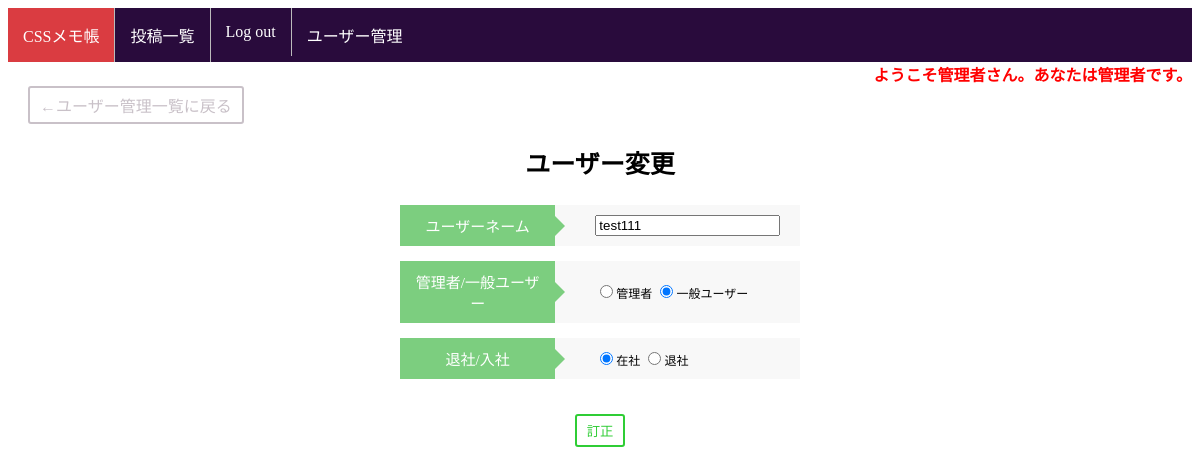
/fix_user.php?id=8 (signed in), run on the app's committed database.
### tables this page shows
CREATE TABLE `gs_user_table` (
  `id` int(12) NOT NULL,
  `name` varchar(64) NOT NULL,
  `lid` varchar(128) NOT NULL,
  `lpw` varchar(64) NOT NULL,
  `kanri_flg` int(1) NOT NULL,
  `life_flg` int(1) NOT NULL,
  `fix` varchar(64) NOT NULL DEFAULT '修正',
  `del` varchar(64) NOT NULL DEFAULT '削除'
);

### fix_user.php (the view, shortened to what this page needs)
<?php
$pdo = db_conn();
$id = $_GET['id'];
$stmt = $pdo->prepare("SELECT * FROM gs_user_table WHERE id = " . $id . ';');
$status = $stmt->execute();
if ($status == false) {
    sql_error($status);
} else {
    $row = $stmt->fetch();
}
if($_SESSION["kanri_flg"] == 1){
    $yourname1= 'ようこそ'.$_SESSION["name"].'さん。あなたは管理者です。';
    $kanri='<li>'.'<a href="select_user.php">'.'ユーザー管理'.'</a>'.'</li>';
    $logout='<li>'.'<a href="logout.php">'.'Log out'.'</a>'.'</li>';
    $url1 ='select.php';
}elseif($_SESSION["kanri_flg"] == 2){
    $yourname2= 'ようこそ'.$_SESSION["name"].'さん。あなたは一般ユーザーです。';
    $logout='<li>'.'<a href="logout.php">'.'Log out'.'</a>'.'</li>';
    $url1 ='select.php';
}else{
    $yourname3='ようこそ！ゲストユーザーさん';
    $login='<li>'.'<a href="login.php">'.'Log in'.'</a>'.'</li>';
    $url2 ='login3.php';
}
?>
<!DOCTYPE html>
<html lang="ja">
<head>
    <link href="css/kanri.css" rel="stylesheet">
</head>
<body>
<ul>
    <li><a class="red" href="index.php">CSSメモ帳</a></li>
	<li><a href="<?= $url1?><?= $url2?>">投稿一覧</a></li>
    <?= $logout ?>
    <?= $kanri; ?>
</ul>
<div class="you1">
        <?= $yourname1; ?>
</div>
<div class="outreturn">
    <a class="return" href="select_user.php">←ユーザー管理一覧に戻る</a>
</div>
<div class="title">ユーザー変更</div>
<form action="update_user.php" method="post">
<table>
            <tr>
                <th>ユーザーネーム</th>
                <td><input type="text" name="name" value="<?= $row['name']; ?>"></td>
            </tr>
            <tr>
                <th>管理者/一般ユーザー</th>
                <td><input type="radio" name="kanri_flg" value="1" <?= $row['kanri_flg'] == "1" ? ' checked' : ''?>>管理者
                    <input type="radio" name="kanri_flg" value="2" <?= $row['kanri_flg'] == "2" ? ' checked' : ''?>>一般ユーザー
                </td>
            </tr>
            <tr>
                <th>退社/入社</th>
                <td><input type="radio" name="life_flg" value="0" <?= $row['life_flg'] == "0" ? ' checked' : ''?>>在社
                    <input type="radio" name="life_flg" value="1" <?= $row['life_flg'] == "1" ? ' checked' : ''?>>退社
            </td>
            </tr>
        </table>
        <div class="outfix">
            <input type="submit" value="訂正" class="fix">
        </div>
</form>
</body>
</html>

### css/kanri.css (style rules this page uses)
ul { list-style-type: none; margin: 0; padding: 0; overflow: hidden; background-color: #290b3c; }
li { float: left; border-right: 1px solid #bbbbbb; }
li:last-child { border-right: none; }
li a { display: block; color: white; text-align: center; padding: 15px 15px; text-decoration: none; }
.red { background-color: #da3c41; }
.title { text-align: center; font-size: 25px; font-weight: bold; padding-top: 20px; padding-bottom: 10px; }
.you1 { text-align: right; font-weight: bold; color: red; }
table { width: 400px; margin: 0 auto; border-collapse: separate; border-spacing: 0px 15px; font-size: 12px; }
th, td { padding: 10px; }
th { background: #7cce7f; vertical-align: middle; text-align: center; width: 200px; overflow: visible; position: relative; color: #fff; font-weight: normal; font-size: 15px; }
th:after { left: 100%; top: 50%; border: solid transparent; content: " "; height: 0; width: 0; position: absolute; pointer-events: none; border-color: rgba(136, 183, 213, 0); border-left-color: #7cce7f; border-width: 10px; margin-top: -10px; }
td { background: #f8f8f8; width: 200px; padding-left: 40px; }
.fix { display: inline-block; padding: 5px 10px; text-decoration: none; background-color: white; color: #2fcd35; border: solid 2px #2fcd35; border-radius: 3px; cursor: pointer; }
.outfix { padding-top: 20px; text-align: center; }
.return { display: inline-block; padding: 5px 10px; text-decoration: none; color: #c9c1c8; border: solid 2px #c9c1c8; border-radius: 3px; cursor: pointer; }
.outreturn { padding-left: 20px; }

### data on the page
gs_user_table: name "test111", kanri_flg "☑", life_flg "☑"

### other printed values
$yourname1 "ようこそ管理者さん。あなたは管理者です。"
